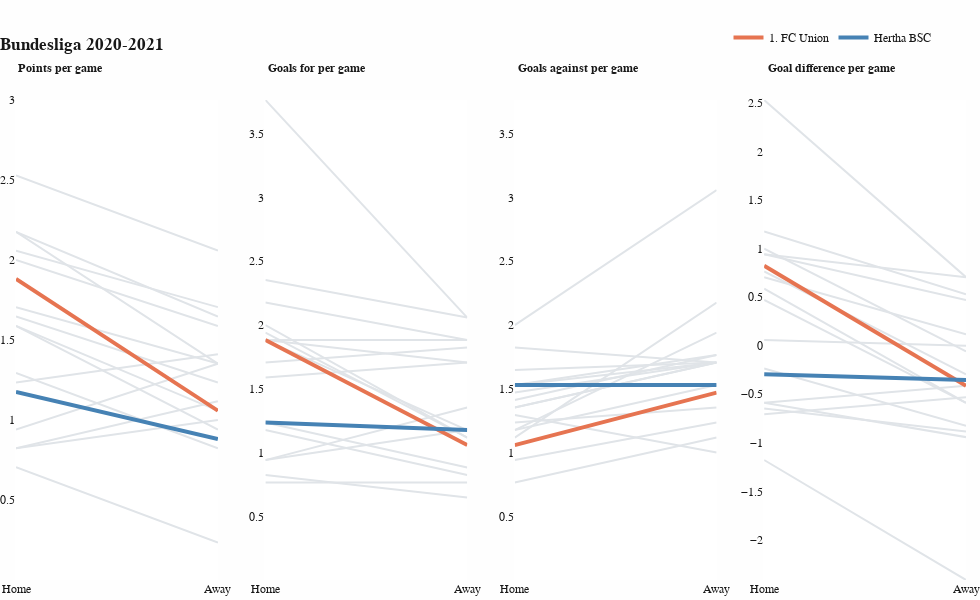

Here is the notebook cell this chart was saved with:
### Code cell
### VARIABLES ############################################################################

league = 'Bundesliga'
season = '2020-2021'
hometeam = 'Hertha Berlin'
hometeam_altname = 'Hertha BSC'
awayteam = 'Union Berlin'
awayteam_altname = '1. FC Union'
chosen_style = 'Minimalist'

allPlots(league, season, hometeam, hometeam_altname, awayteam, awayteam_altname, chosen_style)

### Figure 1 — Plotly figure (JSON) as saved in the notebook; plotly's stock layout.template omitted (floating-point values rounded to 4 significant figures)
{"data": [{"hovertemplate": "<b>Bayern Munich</b><br>%{x}: %{y}<extra></extra>", "line": {"color": "#E0E4E8", "width": 2}, "mode": "lines", "name": "Bayern Munich", "showlegend": false, "type": "scatter", "x": [0, 1], "xaxis": "x", "y": [2.529, 2.059], "yaxis": "y"}, {"hovertemplate": "<b>RB Leipzig</b><br>%{x}: %{y}<extra></extra>", "line": {"color": "#E0E4E8", "width": 2}, "mode": "lines", "name": "RB Leipzig", "showlegend": false, "type": "scatter", "x": [0, 1], "xaxis": "x", "y": [2.176, 1.647], "yaxis": "y"}, {"hovertemplate": "<b>Borussia Dortmund</b><br>%{x}: %{y}<extra></extra>", "line": {"color": "#E0E4E8", "width": 2}, "mode": "lines", "name": "Borussia Dortmund", "showlegend": false, "type": "scatter", "x": [0, 1], "xaxis": "x", "y": [2.059, 1.706], "yaxis": "y"}, {"hovertemplate": "<b>Wolfsburg</b><br>%{x}: %{y}<extra></extra>", "line": {"color": "#E0E4E8", "width": 2}, "mode": "lines", "name": "Wolfsburg", "showlegend": false, "type": "scatter", "x": [0, 1], "xaxis": "x", "y": [2, 1.588], "yaxis": "y"}, {"hovertemplate": "<b>Eintracht Frankfurt</b><br>%{x}: %{y}<extra></extra>", "line": {"color": "#E0E4E8", "width": 2}, "mode": "lines", "name": "Eintracht Frankfurt", "showlegend": false, "type": "scatter", "x": [0, 1], "xaxis": "x", "y": [2.176, 1.353], "yaxis": "y"}, {"hovertemplate": "<b>Bayer Leverkusen</b><br>%{x}: %{y}<extra></extra>", "line": {"color": "#E0E4E8", "width": 2}, "mode": "lines", "name": "Bayer Leverkusen", "showlegend": false, "type": "scatter", "x": [0, 1], "xaxis": "x", "y": [1.706, 1.353], "yaxis": "y"}, {"hovertemplate": "<b>Borussia Moenchengladbach</b><br>%{x}: %{y}<extra></extra>", "line": {"color": "#E0E4E8", "width": 2}, "mode": "lines", "name": "Borussia Moenchengladbach", "showlegend": false, "type": "scatter", "x": [0, 1], "xaxis": "x", "y": [1.647, 1.235], "yaxis": "y"}, {"hovertemplate": "<b>Stuttgart</b><br>%{x}: %{y}<extra></extra>", "line": {"color": "#E0E4E8", "width": 2}, "mode": "lines", "name": "Stuttgart", "showlegend": false, "type": "scatter", "x": [0, 1], "xaxis": "x", "y": [1.235, 1.412], "yaxis": "y"}, {"hovertemplate": "<b>Freiburg</b><br>%{x}: %{y}<extra></extra>", "line": {"color": "#E0E4E8", "width": 2}, "mode": "lines", "name": "Freiburg", "showlegend": false, "type": "scatter", "x": [0, 1], "xaxis": "x", "y": [1.588, 1.059], "yaxis": "y"}, {"hovertemplate": "<b>Hoffenheim</b><br>%{x}: %{y}<extra></extra>", "line": {"color": "#E0E4E8", "width": 2}, "mode": "lines", "name": "Hoffenheim", "showlegend": false, "type": "scatter", "x": [0, 1], "xaxis": "x", "y": [1.588, 0.9412], "yaxis": "y"}, {"hovertemplate": "<b>Mainz</b><br>%{x}: %{y}<extra></extra>", "line": {"color": "#E0E4E8", "width": 2}, "mode": "lines", "name": "Mainz", "showlegend": false, "type": "scatter", "x": [0, 1], "xaxis": "x", "y": [0.9412, 1.353], "yaxis": "y"}, {"hovertemplate": "<b>Augsburg</b><br>%{x}: %{y}<extra></extra>", "line": {"color": "#E0E4E8", "width": 2}, "mode": "lines", "name": "Augsburg", "showlegend": false, "type": "scatter", "x": [0, 1], "xaxis": "x", "y": [1.294, 0.8235], "yaxis": "y"}, {"hovertemplate": "<b>Arminia Bielefeld</b><br>%{x}: %{y}<extra></extra>", "line": {"color": "#E0E4E8", "width": 2}, "mode": "lines", "name": "Arminia Bielefeld", "showlegend": false, "type": "scatter", "x": [0, 1], "xaxis": "x", "y": [1.176, 0.8824], "yaxis": "y"}, {"hovertemplate": "<b>FC Cologne</b><br>%{x}: %{y}<extra></extra>", "line": {"color": "#E0E4E8", "width": 2}, "mode": "lines", "name": "FC Cologne", "showlegend": false, "type": "scatter", "x": [0, 1], "xaxis": "x", "y": [0.8235, 1.118], "yaxis": "y"}, {"hovertemplate": "<b>Werder Bremen</b><br>%{x}: %{y}<extra></extra>", "line": {"color": "#E0E4E8", "width": 2}, "mode": "lines", "name": "Werder Bremen", "showlegend": false, "type": "scatter", "x": [0, 1], "xaxis": "x", "y": [0.8235, 1], "yaxis": "y"}, {"hovertemplate": "<b>Schalke 04</b><br>%{x}: %{y}<extra></extra>", "line": {"color": "#E0E4E8", "width": 2}, "mode": "lines", "name": "Schalke 04", "showlegend": false, "type": "scatter", "x": [0, 1], "xaxis": "x", "y": [0.7059, 0.2353], "yaxis": "y"}, {"hovertemplate": "<b>1. FC Union</b><br>%{x}: %{y}<extra></extra>", "line": {"color": "#E67451", "width": 4}, "mode": "lines", "name": "1. FC Union", "showlegend": true, "type": "scatter", "x": [0, 1], "xaxis": "x", "y": [1.882, 1.059], "yaxis": "y"}, {"hovertemplate": "<b>Hertha BSC</b><br>%{x}: %{y}<extra></extra>", "line": {"color": "#4682B4", "width": 4}, "mode": "lines", "name": "Hertha BSC", "showlegend": true, "type": "scatter", "x": [0, 1], "xaxis": "x", "y": [1.176, 0.8824], "yaxis": "y"}, {"hovertemplate": "<b>Bayern Munich</b><br>%{x}: %{y}<extra></extra>", "line": {"color": "#E0E4E8", "width": 2}, "mode": "lines", "name": "Bayern Munich", "showlegend": false, "type": "scatter", "x": [0, 1], "xaxis": "x2", "y": [3.765, 2.059], "yaxis": "y2"}, {"hovertemplate": "<b>RB Leipzig</b><br>%{x}: %{y}<extra></extra>", "line": {"color": "#E0E4E8", "width": 2}, "mode": "lines", "name": "RB Leipzig", "showlegend": false, "type": "scatter", "x": [0, 1], "xaxis": "x2", "y": [1.706, 1.824], "yaxis": "y2"}, {"hovertemplate": "<b>Borussia Dortmund</b><br>%{x}: %{y}<extra></extra>", "line": {"color": "#E0E4E8", "width": 2}, "mode": "lines", "name": "Borussia Dortmund", "showlegend": false, "type": "scatter", "x": [0, 1], "xaxis": "x2", "y": [2.353, 2.059], "yaxis": "y2"}, {"hovertemplate": "<b>Wolfsburg</b><br>%{x}: %{y}<extra></extra>", "line": {"color": "#E0E4E8", "width": 2}, "mode": "lines", "name": "Wolfsburg", "showlegend": false, "type": "scatter", "x": [0, 1], "xaxis": "x2", "y": [1.882, 1.706], "yaxis": "y2"}, {"hovertemplate": "<b>Eintracht Frankfurt</b><br>%{x}: %{y}<extra></extra>", "line": {"color": "#E0E4E8", "width": 2}, "mode": "lines", "name": "Eintracht Frankfurt", "showlegend": false, "type": "scatter", "x": [0, 1], "xaxis": "x2", "y": [2.176, 1.882], "yaxis": "y2"}, {"hovertemplate": "<b>Bayer Leverkusen</b><br>%{x}: %{y}<extra></extra>", "line": {"color": "#E0E4E8", "width": 2}, "mode": "lines", "name": "Bayer Leverkusen", "showlegend": false, "type": "scatter", "x": [0, 1], "xaxis": "x2", "y": [2, 1.118], "yaxis": "y2"}, {"hovertemplate": "<b>Borussia Moenchengladbach</b><br>%{x}: %{y}<extra></extra>", "line": {"color": "#E0E4E8", "width": 2}, "mode": "lines", "name": "Borussia Moenchengladbach", "showlegend": false, "type": "scatter", "x": [0, 1], "xaxis": "x2", "y": [1.882, 1.882], "yaxis": "y2"}, {"hovertemplate": "<b>Stuttgart</b><br>%{x}: %{y}<extra></extra>", "line": {"color": "#E0E4E8", "width": 2}, "mode": "lines", "name": "Stuttgart", "showlegend": false, "type": "scatter", "x": [0, 1], "xaxis": "x2", "y": [1.588, 1.706], "yaxis": "y2"}, {"hovertemplate": "<b>Freiburg</b><br>%{x}: %{y}<extra></extra>", "line": {"color": "#E0E4E8", "width": 2}, "mode": "lines", "name": "Freiburg", "showlegend": false, "type": "scatter", "x": [0, 1], "xaxis": "x2", "y": [1.941, 1.118], "yaxis": "y2"}, {"hovertemplate": "<b>Hoffenheim</b><br>%{x}: %{y}<extra></extra>", "line": {"color": "#E0E4E8", "width": 2}, "mode": "lines", "name": "Hoffenheim", "showlegend": false, "type": "scatter", "x": [0, 1], "xaxis": "x2", "y": [1.882, 1.176], "yaxis": "y2"}, {"hovertemplate": "<b>Mainz</b><br>%{x}: %{y}<extra></extra>", "line": {"color": "#E0E4E8", "width": 2}, "mode": "lines", "name": "Mainz", "showlegend": false, "type": "scatter", "x": [0, 1], "xaxis": "x2", "y": [0.9412, 1.353], "yaxis": "y2"}, {"hovertemplate": "<b>Augsburg</b><br>%{x}: %{y}<extra></extra>", "line": {"color": "#E0E4E8", "width": 2}, "mode": "lines", "name": "Augsburg", "showlegend": false, "type": "scatter", "x": [0, 1], "xaxis": "x2", "y": [1.235, 0.8824], "yaxis": "y2"}, {"hovertemplate": "<b>Arminia Bielefeld</b><br>%{x}: %{y}<extra></extra>", "line": {"color": "#E0E4E8", "width": 2}, "mode": "lines", "name": "Arminia Bielefeld", "showlegend": false, "type": "scatter", "x": [0, 1], "xaxis": "x2", "y": [0.7647, 0.7647], "yaxis": "y2"}, {"hovertemplate": "<b>FC Cologne</b><br>%{x}: %{y}<extra></extra>", "line": {"color": "#E0E4E8", "width": 2}, "mode": "lines", "name": "FC Cologne", "showlegend": false, "type": "scatter", "x": [0, 1], "xaxis": "x2", "y": [1.176, 0.8235], "yaxis": "y2"}, {"hovertemplate": "<b>Werder Bremen</b><br>%{x}: %{y}<extra></extra>", "line": {"color": "#E0E4E8", "width": 2}, "mode": "lines", "name": "Werder Bremen", "showlegend": false, "type": "scatter", "x": [0, 1], "xaxis": "x2", "y": [0.9412, 1.176], "yaxis": "y2"}, {"hovertemplate": "<b>Schalke 04</b><br>%{x}: %{y}<extra></extra>", "line": {"color": "#E0E4E8", "width": 2}, "mode": "lines", "name": "Schalke 04", "showlegend": false, "type": "scatter", "x": [0, 1], "xaxis": "x2", "y": [0.8235, 0.6471], "yaxis": "y2"}, {"hovertemplate": "<b>1. FC Union</b><br>%{x}: %{y}<extra></extra>", "line": {"color": "#E67451", "width": 4}, "mode": "lines", "name": "1. FC Union", "showlegend": false, "type": "scatter", "x": [0, 1], "xaxis": "x2", "y": [1.882, 1.059], "yaxis": "y2"}, {"hovertemplate": "<b>Hertha BSC</b><br>%{x}: %{y}<extra></extra>", "line": {"color": "#4682B4", "width": 4}, "mode": "lines", "name": "Hertha BSC", "showlegend": false, "type": "scatter", "x": [0, 1], "xaxis": "x2", "y": [1.235, 1.176], "yaxis": "y2"}, {"hovertemplate": "<b>Bayern Munich</b><br>%{x}: %{y}<extra></extra>", "line": {"color": "#E0E4E8", "width": 2}, "mode": "lines", "name": "Bayern Munich", "showlegend": false, "type": "scatter", "x": [0, 1], "xaxis": "x3", "y": [1.235, 1.353], "yaxis": "y3"}, {"hovertemplate": "<b>RB Leipzig</b><br>%{x}: %{y}<extra></extra>", "line": {"color": "#E0E4E8", "width": 2}, "mode": "lines", "name": "RB Leipzig", "showlegend": false, "type": "scatter", "x": [0, 1], "xaxis": "x3", "y": [0.7647, 1.118], "yaxis": "y3"}, {"hovertemplate": "<b>Borussia Dortmund</b><br>%{x}: %{y}<extra></extra>", "line": {"color": "#E0E4E8", "width": 2}, "mode": "lines", "name": "Borussia Dortmund", "showlegend": false, "type": "scatter", "x": [0, 1], "xaxis": "x3", "y": [1.176, 1.529], "yaxis": "y3"}, {"hovertemplate": "<b>Wolfsburg</b><br>%{x}: %{y}<extra></extra>", "line": {"color": "#E0E4E8", "width": 2}, "mode": "lines", "name": "Wolfsburg", "showlegend": false, "type": "scatter", "x": [0, 1], "xaxis": "x3", "y": [0.9412, 1.235], "yaxis": "y3"}, {"hovertemplate": "<b>Eintracht Frankfurt</b><br>%{x}: %{y}<extra></extra>", "line": {"color": "#E0E4E8", "width": 2}, "mode": "lines", "name": "Eintracht Frankfurt", "showlegend": false, "type": "scatter", "x": [0, 1], "xaxis": "x3", "y": [1.176, 1.941], "yaxis": "y3"}, {"hovertemplate": "<b>Bayer Leverkusen</b><br>%{x}: %{y}<extra></extra>", "line": {"color": "#E0E4E8", "width": 2}, "mode": "lines", "name": "Bayer Leverkusen", "showlegend": false, "type": "scatter", "x": [0, 1], "xaxis": "x3", "y": [1.294, 1], "yaxis": "y3"}, {"hovertemplate": "<b>Borussia Moenchengladbach</b><br>%{x}: %{y}<extra></extra>", "line": {"color": "#E0E4E8", "width": 2}, "mode": "lines", "name": "Borussia Moenchengladbach", "showlegend": false, "type": "scatter", "x": [0, 1], "xaxis": "x3", "y": [1.118, 2.176], "yaxis": "y3"}, {"hovertemplate": "<b>Stuttgart</b><br>%{x}: %{y}<extra></extra>", "line": {"color": "#E0E4E8", "width": 2}, "mode": "lines", "name": "Stuttgart", "showlegend": false, "type": "scatter", "x": [0, 1], "xaxis": "x3", "y": [1.529, 1.706], "yaxis": "y3"}, {"hovertemplate": "<b>Freiburg</b><br>%{x}: %{y}<extra></extra>", "line": {"color": "#E0E4E8", "width": 2}, "mode": "lines", "name": "Freiburg", "showlegend": false, "type": "scatter", "x": [0, 1], "xaxis": "x3", "y": [1.353, 1.706], "yaxis": "y3"}, {"hovertemplate": "<b>Hoffenheim</b><br>%{x}: %{y}<extra></extra>", "line": {"color": "#E0E4E8", "width": 2}, "mode": "lines", "name": "Hoffenheim", "showlegend": false, "type": "scatter", "x": [0, 1], "xaxis": "x3", "y": [1.412, 1.765], "yaxis": "y3"}, {"hovertemplate": "<b>Mainz</b><br>%{x}: %{y}<extra></extra>", "line": {"color": "#E0E4E8", "width": 2}, "mode": "lines", "name": "Mainz", "showlegend": false, "type": "scatter", "x": [0, 1], "xaxis": "x3", "y": [1.529, 1.765], "yaxis": "y3"}, {"hovertemplate": "<b>Augsburg</b><br>%{x}: %{y}<extra></extra>", "line": {"color": "#E0E4E8", "width": 2}, "mode": "lines", "name": "Augsburg", "showlegend": false, "type": "scatter", "x": [0, 1], "xaxis": "x3", "y": [1.471, 1.706], "yaxis": "y3"}, {"hovertemplate": "<b>Arminia Bielefeld</b><br>%{x}: %{y}<extra></extra>", "line": {"color": "#E0E4E8", "width": 2}, "mode": "lines", "name": "Arminia Bielefeld", "showlegend": false, "type": "scatter", "x": [0, 1], "xaxis": "x3", "y": [1.353, 1.706], "yaxis": "y3"}, {"hovertemplate": "<b>FC Cologne</b><br>%{x}: %{y}<extra></extra>", "line": {"color": "#E0E4E8", "width": 2}, "mode": "lines", "name": "FC Cologne", "showlegend": false, "type": "scatter", "x": [0, 1], "xaxis": "x3", "y": [1.824, 1.706], "yaxis": "y3"}, {"hovertemplate": "<b>Werder Bremen</b><br>%{x}: %{y}<extra></extra>", "line": {"color": "#E0E4E8", "width": 2}, "mode": "lines", "name": "Werder Bremen", "showlegend": false, "type": "scatter", "x": [0, 1], "xaxis": "x3", "y": [1.647, 1.706], "yaxis": "y3"}, {"hovertemplate": "<b>Schalke 04</b><br>%{x}: %{y}<extra></extra>", "line": {"color": "#E0E4E8", "width": 2}, "mode": "lines", "name": "Schalke 04", "showlegend": false, "type": "scatter", "x": [0, 1], "xaxis": "x3", "y": [2, 3.059], "yaxis": "y3"}, {"hovertemplate": "<b>1. FC Union</b><br>%{x}: %{y}<extra></extra>", "line": {"color": "#E67451", "width": 4}, "mode": "lines", "name": "1. FC Union", "showlegend": false, "type": "scatter", "x": [0, 1], "xaxis": "x3", "y": [1.059, 1.471], "yaxis": "y3"}, {"hovertemplate": "<b>Hertha BSC</b><br>%{x}: %{y}<extra></extra>", "line": {"color": "#4682B4", "width": 4}, "mode": "lines", "name": "Hertha BSC", "showlegend": false, "type": "scatter", "x": [0, 1], "xaxis": "x3", "y": [1.529, 1.529], "yaxis": "y3"}, {"hovertemplate": "<b>Bayern Munich</b><br>%{x}: %{y}<extra></extra>", "line": {"color": "#E0E4E8", "width": 2}, "mode": "lines", "name": "Bayern Munich", "showlegend": false, "type": "scatter", "x": [0, 1], "xaxis": "x4", "y": [2.529, 0.7059], "yaxis": "y4"}, {"hovertemplate": "<b>RB Leipzig</b><br>%{x}: %{y}<extra></extra>", "line": {"color": "#E0E4E8", "width": 2}, "mode": "lines", "name": "RB Leipzig", "showlegend": false, "type": "scatter", "x": [0, 1], "xaxis": "x4", "y": [0.9412, 0.7059], "yaxis": "y4"}, {"hovertemplate": "<b>Borussia Dortmund</b><br>%{x}: %{y}<extra></extra>", "line": {"color": "#E0E4E8", "width": 2}, "mode": "lines", "name": "Borussia Dortmund", "showlegend": false, "type": "scatter", "x": [0, 1], "xaxis": "x4", "y": [1.176, 0.5294], "yaxis": "y4"}, {"hovertemplate": "<b>Wolfsburg</b><br>%{x}: %{y}<extra></extra>", "line": {"color": "#E0E4E8", "width": 2}, "mode": "lines", "name": "Wolfsburg", "showlegend": false, "type": "scatter", "x": [0, 1], "xaxis": "x4", "y": [0.9412, 0.4706], "yaxis": "y4"}, {"hovertemplate": "<b>Eintracht Frankfurt</b><br>%{x}: %{y}<extra></extra>", "line": {"color": "#E0E4E8", "width": 2}, "mode": "lines", "name": "Eintracht Frankfurt", "showlegend": false, "type": "scatter", "x": [0, 1], "xaxis": "x4", "y": [1, -0.05882], "yaxis": "y4"}, {"hovertemplate": "<b>Bayer Leverkusen</b><br>%{x}: %{y}<extra></extra>", "line": {"color": "#E0E4E8", "width": 2}, "mode": "lines", "name": "Bayer Leverkusen", "showlegend": false, "type": "scatter", "x": [0, 1], "xaxis": "x4", "y": [0.7059, 0.1176], "yaxis": "y4"}, {"hovertemplate": "<b>Borussia Moenchengladbach</b><br>%{x}: %{y}<extra></extra>", "line": {"color": "#E0E4E8", "width": 2}, "mode": "lines", "name": "Borussia Moenchengladbach", "showlegend": false, "type": "scatter", "x": [0, 1], "xaxis": "x4", "y": [0.7647, -0.2941], "yaxis": "y4"}, {"hovertemplate": "<b>Stuttgart</b><br>%{x}: %{y}<extra></extra>", "line": {"color": "#E0E4E8", "width": 2}, "mode": "lines", "name": "Stuttgart", "showlegend": false, "type": "scatter", "x": [0, 1], "xaxis": "x4", "y": [0.05882, 0], "yaxis": "y4"}, {"hovertemplate": "<b>Freiburg</b><br>%{x}: %{y}<extra></extra>", "line": {"color": "#E0E4E8", "width": 2}, "mode": "lines", "name": "Freiburg", "showlegend": false, "type": "scatter", "x": [0, 1], "xaxis": "x4", "y": [0.5882, -0.5882], "yaxis": "y4"}, {"hovertemplate": "<b>Hoffenheim</b><br>%{x}: %{y}<extra></extra>", "line": {"color": "#E0E4E8", "width": 2}, "mode": "lines", "name": "Hoffenheim", "showlegend": false, "type": "scatter", "x": [0, 1], "xaxis": "x4", "y": [0.4706, -0.5882], "yaxis": "y4"}, {"hovertemplate": "<b>Mainz</b><br>%{x}: %{y}<extra></extra>", "line": {"color": "#E0E4E8", "width": 2}, "mode": "lines", "name": "Mainz", "showlegend": false, "type": "scatter", "x": [0, 1], "xaxis": "x4", "y": [-0.5882, -0.4118], "yaxis": "y4"}, {"hovertemplate": "<b>Augsburg</b><br>%{x}: %{y}<extra></extra>", "line": {"color": "#E0E4E8", "width": 2}, "mode": "lines", "name": "Augsburg", "showlegend": false, "type": "scatter", "x": [0, 1], "xaxis": "x4", "y": [-0.2353, -0.8235], "yaxis": "y4"}, {"hovertemplate": "<b>Arminia Bielefeld</b><br>%{x}: %{y}<extra></extra>", "line": {"color": "#E0E4E8", "width": 2}, "mode": "lines", "name": "Arminia Bielefeld", "showlegend": false, "type": "scatter", "x": [0, 1], "xaxis": "x4", "y": [-0.5882, -0.9412], "yaxis": "y4"}, {"hovertemplate": "<b>FC Cologne</b><br>%{x}: %{y}<extra></extra>", "line": {"color": "#E0E4E8", "width": 2}, "mode": "lines", "name": "FC Cologne", "showlegend": false, "type": "scatter", "x": [0, 1], "xaxis": "x4", "y": [-0.6471, -0.8824], "yaxis": "y4"}, {"hovertemplate": "<b>Werder Bremen</b><br>%{x}: %{y}<extra></extra>", "line": {"color": "#E0E4E8", "width": 2}, "mode": "lines", "name": "Werder Bremen", "showlegend": false, "type": "scatter", "x": [0, 1], "xaxis": "x4", "y": [-0.7059, -0.5294], "yaxis": "y4"}, {"hovertemplate": "<b>Schalke 04</b><br>%{x}: %{y}<extra></extra>", "line": {"color": "#E0E4E8", "width": 2}, "mode": "lines", "name": "Schalke 04", "showlegend": false, "type": "scatter", "x": [0, 1], "xaxis": "x4", "y": [-1.176, -2.412], "yaxis": "y4"}, {"hovertemplate": "<b>1. FC Union</b><br>%{x}: %{y}<extra></extra>", "line": {"color": "#E67451", "width": 4}, "mode": "lines", "name": "1. FC Union", "showlegend": false, "type": "scatter", "x": [0, 1], "xaxis": "x4", "y": [0.8235, -0.4118], "yaxis": "y4"}, {"hovertemplate": "<b>Hertha BSC</b><br>%{x}: %{y}<extra></extra>", "line": {"color": "#4682B4", "width": 4}, "mode": "lines", "name": "Hertha BSC", "showlegend": false, "type": "scatter", "x": [0, 1], "xaxis": "x4", "y": [-0.2941, -0.3529], "yaxis": "y4"}], "layout": {"annotations": [{"font": {"size": 12}, "showarrow": false, "text": "<b>Points per game</b>", "x": 0, "xanchor": "left", "xref": "paper", "y": 1.05, "yanchor": "bottom", "yref": "paper"}, {"font": {"size": 12}, "showarrow": false, "text": "<b>Goals for per game</b>", "x": 0.2632, "xanchor": "left", "xref": "paper", "y": 1.05, "yanchor": "bottom", "yref": "paper"}, {"font": {"size": 12}, "showarrow": false, "text": "<b>Goals against per game</b>", "x": 0.5263, "xanchor": "left", "xref": "paper", "y": 1.05, "yanchor": "bottom", "yref": "paper"}, {"font": {"size": 12}, "showarrow": false, "text": "<b>Goal difference per game</b>", "x": 0.7895, "xanchor": "left", "xref": "paper", "y": 1.05, "yanchor": "bottom", "yref": "paper"}], "font": {"color": "#181818", "family": "Arial"}, "height": 600, "hoverlabel": {"bgcolor": "#FEFEFE", "font": {"family": "Consolas", "size": 12}}, "legend": {"orientation": "h", "x": 0.75, "xanchor": "left", "y": 1.1, "yanchor": "bottom"}, "margin": {"b": 20, "l": 1, "r": 0, "t": 100}, "paper_bgcolor": "#FEFEFE", "plot_bgcolor": "#FFFFFF", "title": {"text": "<b>Bundesliga 2020-2021</b></br></br>", "x": 0}, "width": 980, "xaxis": {"anchor": "y", "autorange": true, "domain": [0, 0.2125], "range": [0, 1], "tickmode": "array", "ticktext": ["Home", "Away"], "tickvals": [0, 1], "type": "linear"}, "xaxis2": {"anchor": "y2", "autorange": true, "domain": [0.2625, 0.475], "range": [0, 1], "tickmode": "array", "ticktext": ["Home", "Away"], "tickvals": [0, 1], "type": "linear"}, "xaxis3": {"anchor": "y3", "autorange": true, "domain": [0.525, 0.7375], "range": [0, 1], "tickmode": "array", "ticktext": ["Home", "Away"], "tickvals": [0, 1], "type": "linear"}, "xaxis4": {"anchor": "y4", "autorange": true, "domain": [0.7875, 1], "range": [0, 1], "tickmode": "array", "ticktext": ["Home", "Away"], "tickvals": [0, 1], "type": "linear"}, "yaxis": {"anchor": "x", "domain": [0, 1], "range": [0.001, 3], "type": "linear"}, "yaxis2": {"anchor": "x2", "domain": [0, 1], "range": [0.001, 3.765], "type": "linear"}, "yaxis3": {"anchor": "x3", "domain": [0, 1], "range": [0.001, 3.765], "type": "linear"}, "yaxis4": {"anchor": "x4", "domain": [0, 1], "range": [-2.412, 2.529], "type": "linear"}}}
